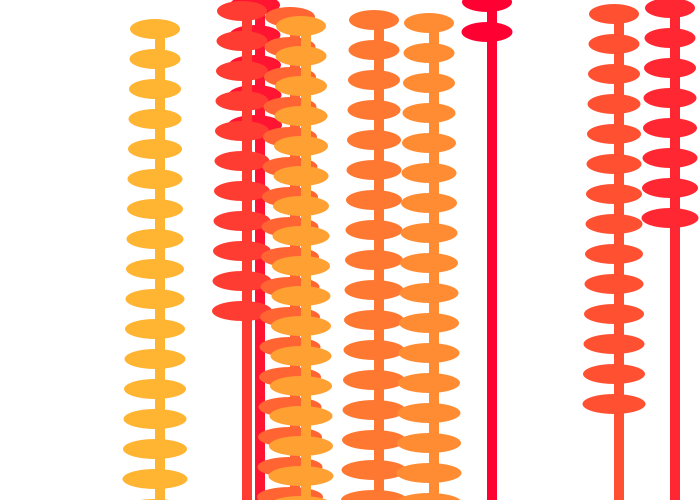
Frame 1 (no input)
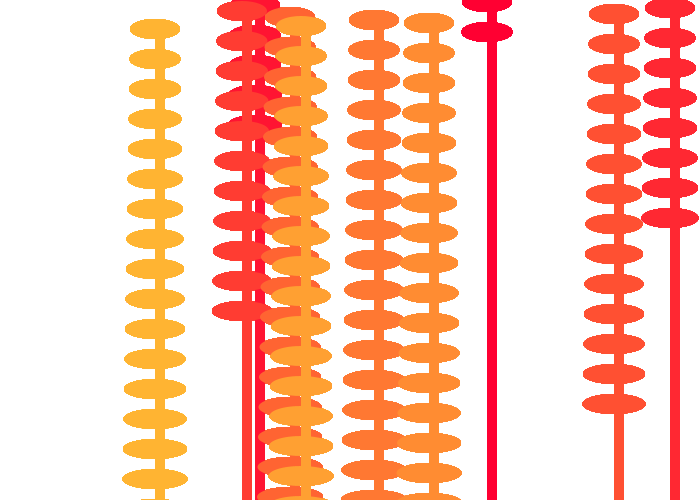
Frame 60 (the mouse pressed at the canvas centre just before this capture)
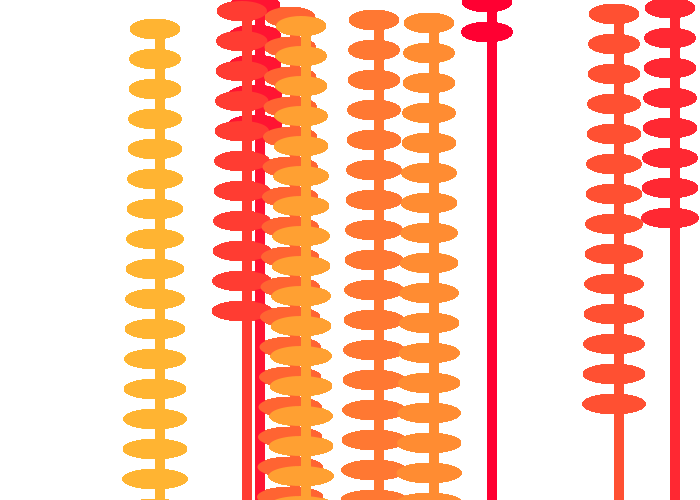
Frame 120 (the mouse held since frame 60 and released just before this capture)

The Processing sketch that drew these frames (run headless with seeded random() and noise(); from frame 60 on, the mouse is pressed at the canvas centre):

// Processing sketch: introtoclasses
// ── introtoclasses.pde
Plant daryl;
Plant eugene;
Plant [] plants = new Plant[10];


void setup(){
  size(700,500);
  background(255);
  
  noStroke();
  for(int i =0; i<plants.length; i++){
    plants[i] = new Plant(int(random(100,width)));
  }
  
}

void draw(){
  
  
  for(int i =0; i<plants.length; i++){
   plants[i].display(2+i*3 ,2+i*3,color(255,i*20,50));
   plants[i].grow();
   
 }
}

// ── Plant.pde
class Plant{
//data
  int plantHeight;
  int leaves;
  color plantColor;
  int xPos;

//constructor
  Plant(int _xPos){
    xPos = _xPos;
     
  }
  
  
  
  void display(int _plantHeight, int _numLeaves, color _PlantColor){
    plantHeight = _plantHeight;
    
    fill(_PlantColor);
    leaves = _numLeaves;
    
    for(int i = 0; i<_numLeaves;i++){
      ellipse(xPos, plantHeight + 30*i, 50 + i, 20);
    }
    rect(xPos, plantHeight, 10, 500);
  }
  
  void grow(){
    plantHeight -=1;
  
  }
  
}
